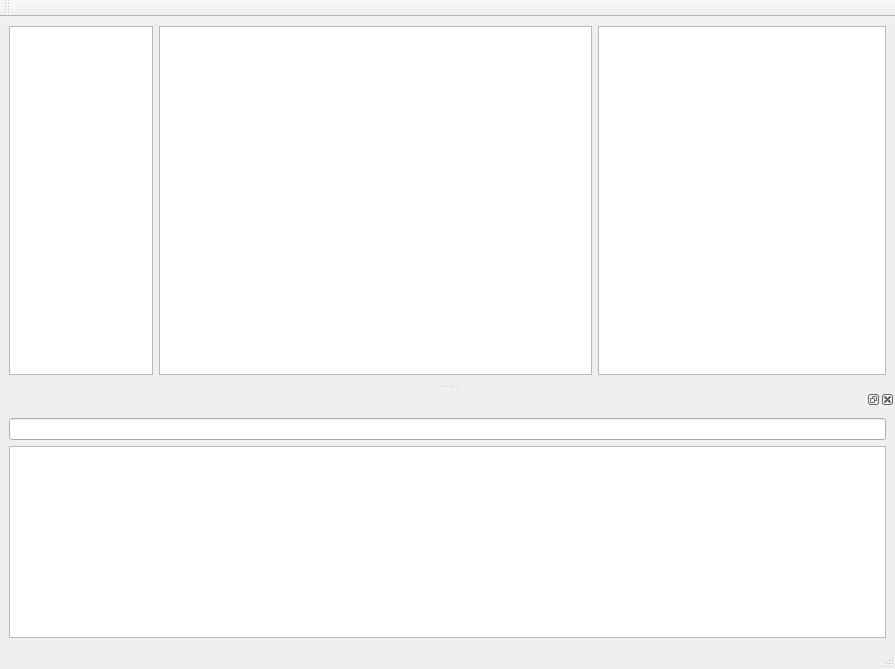
<?xml version="1.0" encoding="UTF-8"?>
<ui version="4.0">
 <class>MainWindow</class>
 <widget class="QMainWindow" name="MainWindow">
  <property name="geometry">
   <rect>
    <x>0</x>
    <y>0</y>
    <width>895</width>
    <height>669</height>
   </rect>
  </property>
  <property name="windowTitle">
   <string>MainWindow</string>
  </property>
  <widget class="QWidget" name="centralwidget">
   <layout class="QHBoxLayout" name="horizontalLayout_2" stretch="1,3,2">
    <item>
     <widget class="QListWidget" name="mainList"/>
    </item>
    <item>
     <widget class="QTextBrowser" name="mainBrowser"/>
    </item>
    <item>
     <widget class="QTextBrowser" name="textBrowser"/>
    </item>
   </layout>
  </widget>
  <widget class="QStatusBar" name="statusbar"/>
  <widget class="QToolBar" name="toolBar">
   <property name="windowTitle">
    <string>toolBar</string>
   </property>
   <attribute name="toolBarArea">
    <enum>TopToolBarArea</enum>
   </attribute>
   <attribute name="toolBarBreak">
    <bool>false</bool>
   </attribute>
  </widget>
  <widget class="QDockWidget" name="dockWidget">
   <attribute name="dockWidgetArea">
    <number>8</number>
   </attribute>
   <widget class="QWidget" name="dockWidgetContents">
    <layout class="QVBoxLayout" name="verticalLayout">
     <item>
      <widget class="QLineEdit" name="debugLine"/>
     </item>
     <item>
      <widget class="QListWidget" name="debugList"/>
     </item>
    </layout>
   </widget>
  </widget>
 </widget>
 <resources/>
 <connections/>
</ui>
